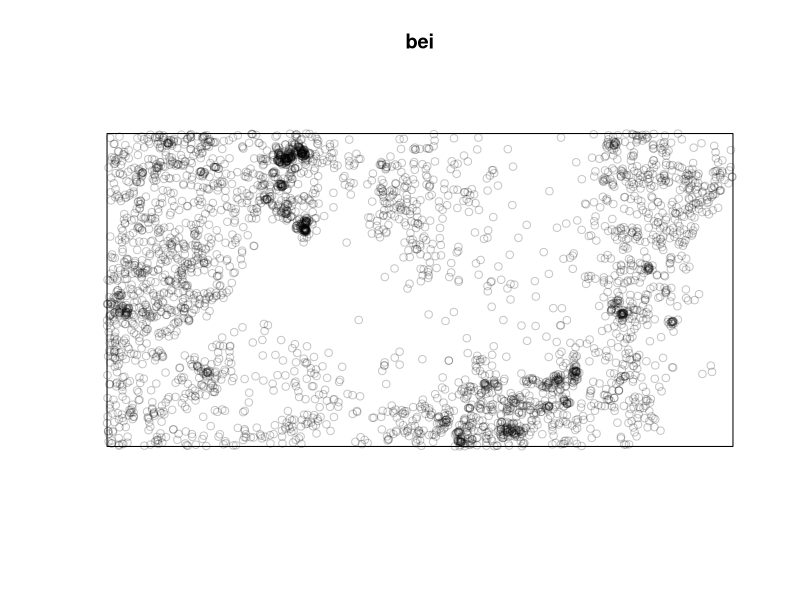
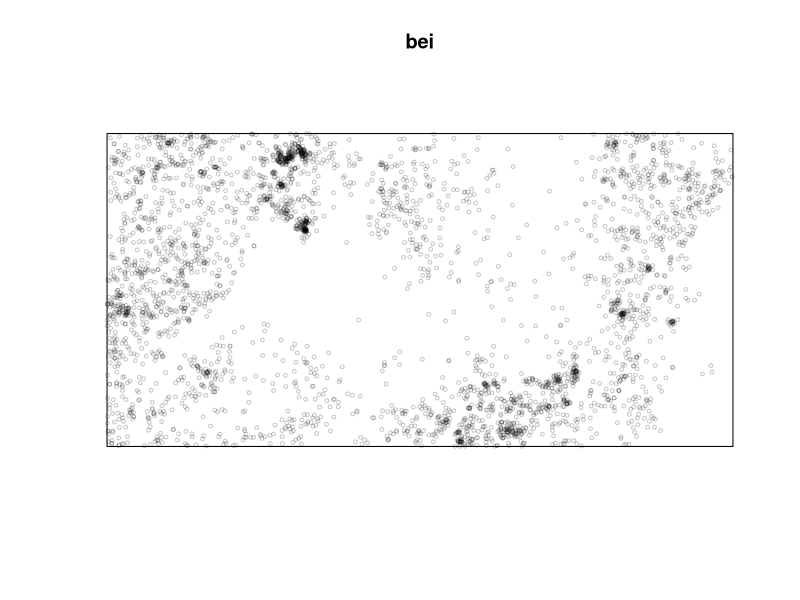
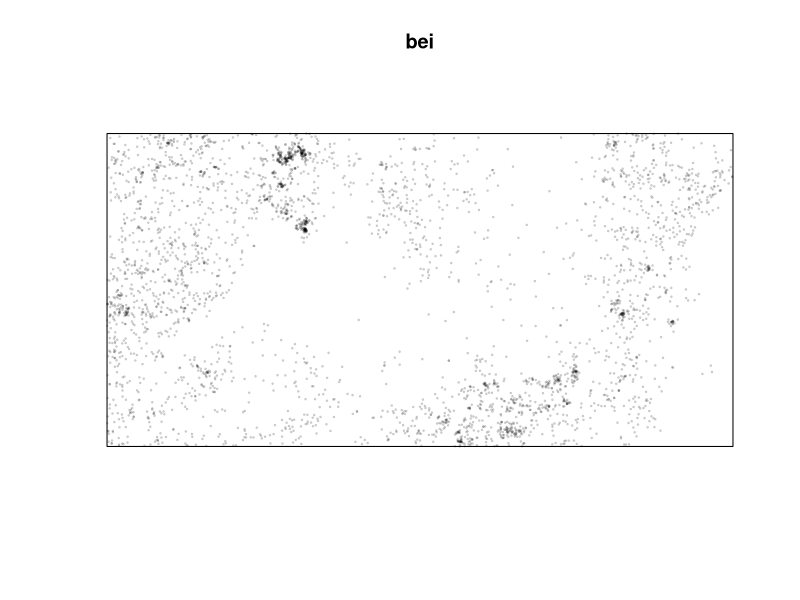
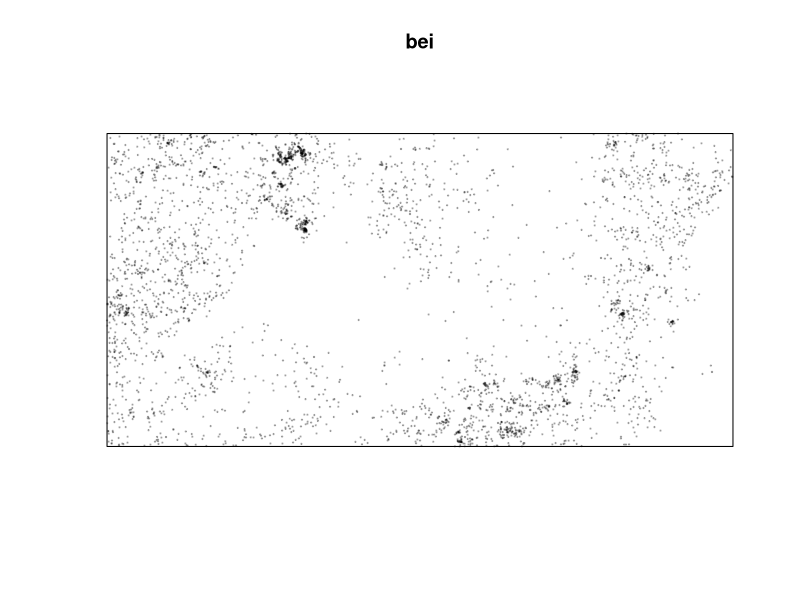
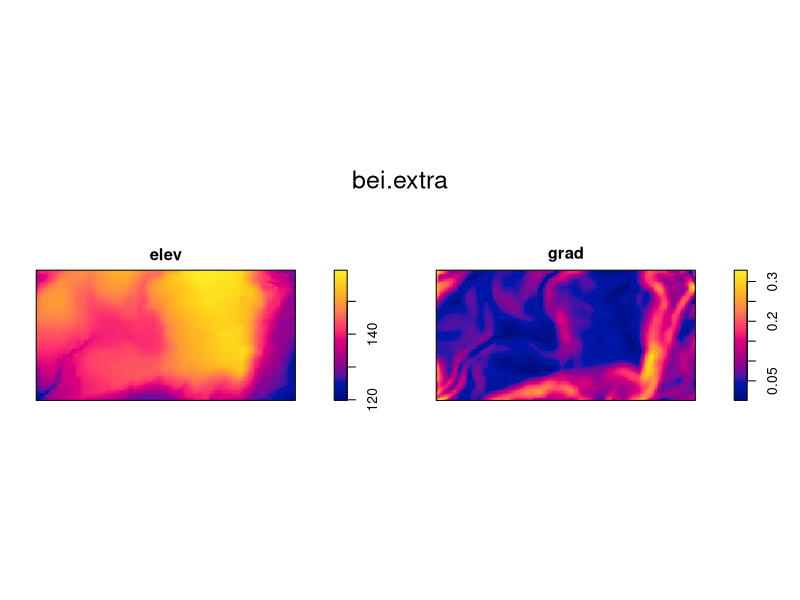
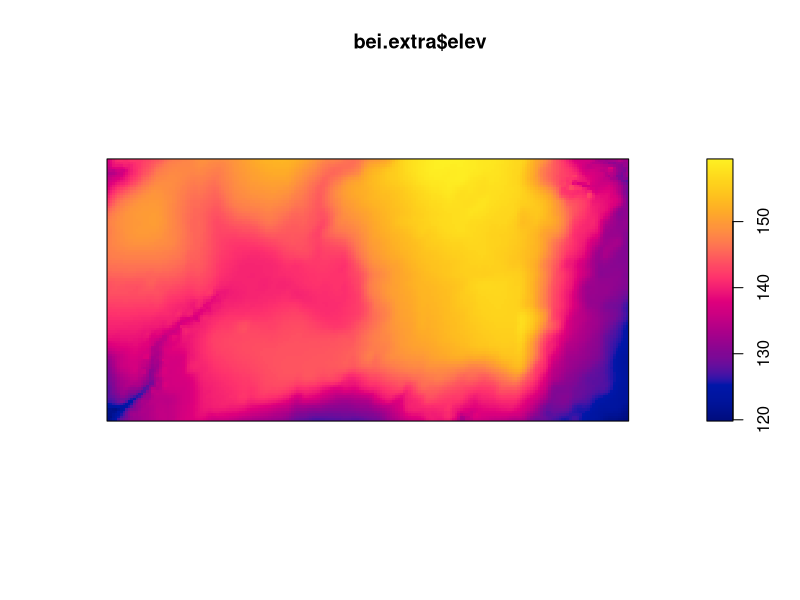
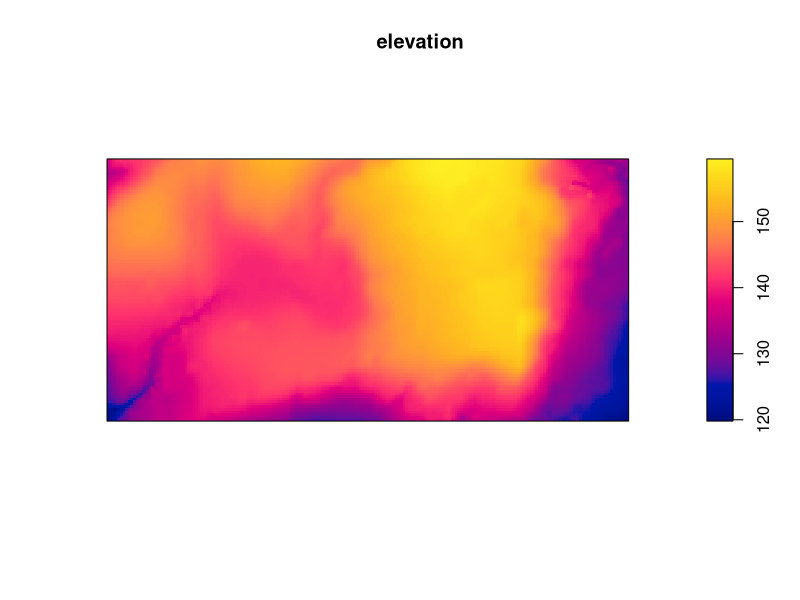
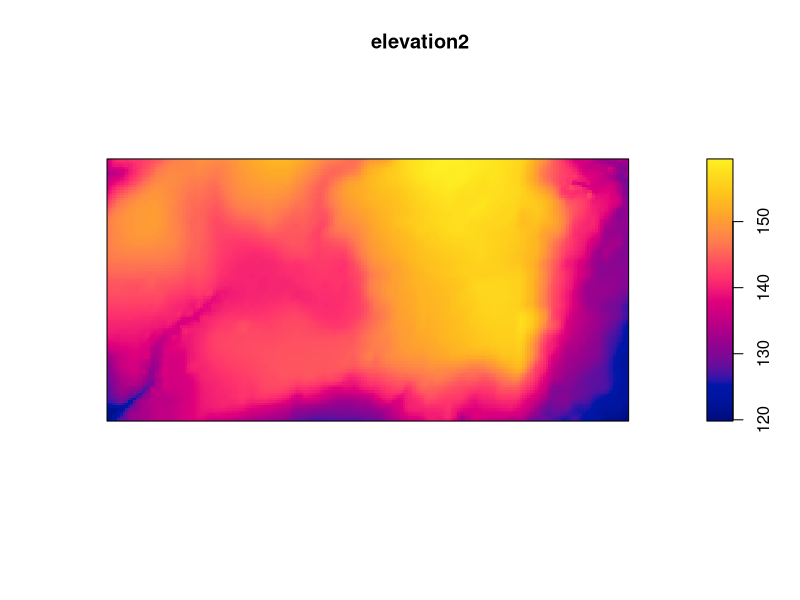

The R script that drew these images, in order:
# code related to population ecology

# package is needed for point pattern analysis

install.packages("spatstat")
library(spatstat)

# lets use bei data a dataset in  cran package of spatstat
# data description: 
# https://cran.r-project.org/web/packages/spatstat/index.html

# plotting the data

plot(bei)

# changing dimensions - cex

plot(bei, cex= 0.5)

plot(bei, cex= 0.2)

# changing the symbol tp pch 19

plot(bei, cex= 0.2, pch=19)

# additional dataset

bei.extra
plot(bei.extra)

# we need to take only elevation part of dataset

# lets only use one part of dataset : elev. using $ sign to link
bei.extra$elev

plot(bei.extra$elev)

elevation <- bei.extra$elev

plot(elevation)

# second method to select elemnt in dtaset. double bracket parentheses as we are dealing with images. for tables we have single parentheses
elevation2 <- bei.extra[[1]]
plot(elevation2)
